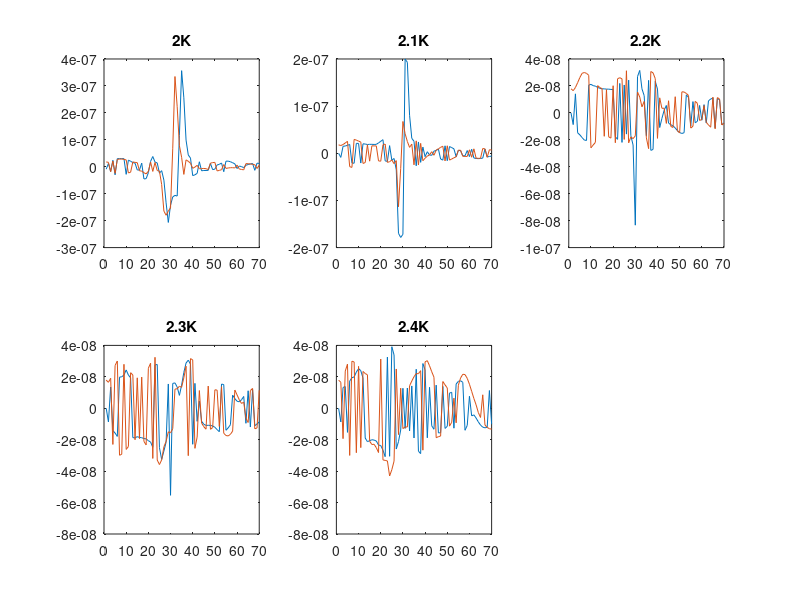

The MATLAB script that drew this image:
clear all
clc

load('RLL2KX2S_B5S.mat')
BACKloop = BackLbz;
size = size(BackLbz);
index = size(1);
load('RLL2000X2S.mat')
BACK2000 = BackLbz;
load('RLL2100X2S.mat')
BACK2100 = BackLbz;
load('RLL2200X2S.mat')
BACK2200 = BackLbz;
load('RLL2300X2S.mat')
BACK2300 = BackLbz;
load('RLL2400X2S.mat')
BACK2400 = BackLbz;

figure;
subplot(2,3,1)
plot(BACKloop(1,:))
hold on
plot(BACK2000(1,:))
title('2K')
subplot(2,3,2)
plot(BACKloop(2,:))
hold on
plot(BACK2100(1,:))
title('2.1K')
subplot(2,3,3)
plot(BACKloop(3,:))
hold on
plot(BACK2200(1,:))
title('2.2K')
subplot(2,3,4)
plot(BACKloop(4,:))
hold on
plot(BACK2300(1,:))
title('2.3K')
subplot(2,3,5)
plot(BACKloop(5,:))
hold on
plot(BACK2400(1,:))
title('2.4K')
